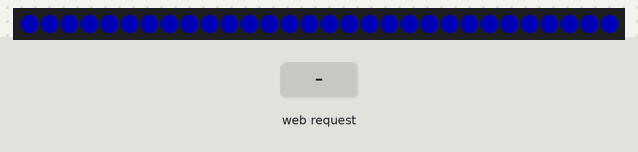
Recording of a sketch running on a simulated ESP32. Shown: 30 RGB LEDs in strip order, left to right. The test bench sets the inputs (shaded band). Dim RGB values are drawn brighter than linear; WiFi joins after 1.5 s; servers stay silent unless stated; what the sketch prints to the serial monitor is not drawn.

Above: at 3.2 s.
3.3 s: HTTP request GET / received
At 3.7 s:
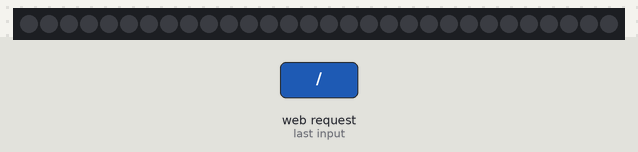
4.8 s: HTTP request GET / received
At 6.0 s:
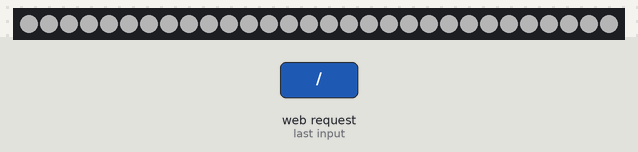
6.3 s: HTTP request GET /red received
At 7.4 s:
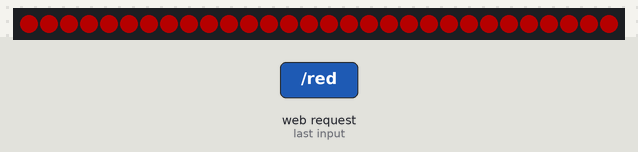
7.8 s: HTTP request GET /green received
At 8.6 s:
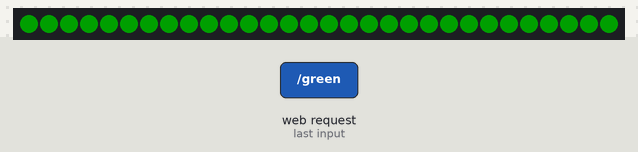
9.3 s: HTTP request GET /purple received
At 9.9 s:
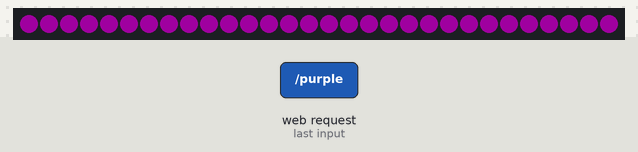
10.8 s: HTTP request GET /yellow received
At 11.1 s:
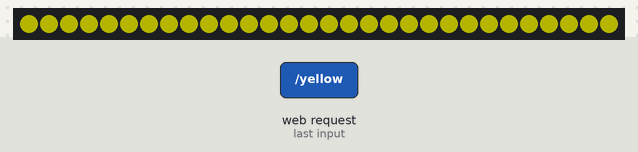
Timing chart, 0 to 13.3 s (numbered marks = the images above; inputs shaded):
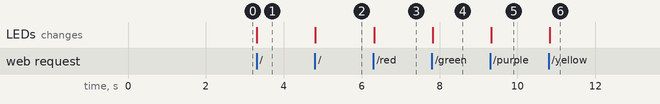

Measured:
- after the input at 3.3 s, the LEDs: change at once (image 1)
- after the input at 4.8 s, the LEDs: change at once (image 2)
- after the input at 6.3 s, the LEDs: change at once (image 3)
- after the input at 7.8 s, the LEDs: change at once (image 4)
- after the input at 9.3 s, the LEDs: change at once (image 5)
- after the input at 10.8 s, the LEDs: change at once (image 6)

The sketch:

nfc_led.ino
```cpp
#include <WiFi.h>
#include <WebServer.h>
#include <FastLED.h>

const char* ssid = "";
const char* password = "";

// WebServer object on port 80
WebServer server(80);

// LED Strip configuration
#define LED_PIN     13      // The pin connected to the DIN of the LED strip
#define NUM_LEDS    30      // Number of LEDs in the strip
#define BRIGHTNESS  64      // Brightness level (0-255)
#define LED_TYPE    WS2812B // Type of LED
#define COLOR_ORDER GRB     // Color order

CRGB leds[NUM_LEDS]; // Array for LED data


// LED state for the strip
bool ledStripOn = false;

void setup() {
  Serial.begin(115200);

  // Initialize LED strip
  FastLED.addLeds<LED_TYPE, LED_PIN, COLOR_ORDER>(leds, NUM_LEDS).setCorrection(TypicalLEDStrip);
  FastLED.setBrightness(BRIGHTNESS);
  FastLED.setCorrection(TypicalLEDStrip);


  ledStripOn = true;  // Set the default state of the LED strip to "on"
  fill_solid(leds, NUM_LEDS, CRGB::Blue); // Default color set to white
  FastLED.show();

  // Connect to Wi-Fi
  WiFi.begin(ssid, password);
  while (WiFi.status() != WL_CONNECTED) {
    delay(1000);
    Serial.println("Connecting to WiFi...");
  }
  Serial.println("Connected to WiFi");
  Serial.println("Server IP Address: " + WiFi.localIP().toString());

  // Define web server routes
  server.on("/", HTTP_GET, []() {
    if (ledStripOn) {
      ledStripOn = false;
      fill_solid(leds, NUM_LEDS, CRGB::Black); // Turn off LED strip
      FastLED.show();
      server.send(200, "text/plain", "LED Strip Turned Off");
    } else {
      ledStripOn = true;
      fill_solid(leds, NUM_LEDS, CRGB::White); // Set default color to blue
      FastLED.show();
      server.send(200, "text/plain", "LED Strip Turned On, try '/red', '/green', '/blue', 'purple', '/yellow', '/colors', '/white';)");
    }
  });

  server.on("/white", HTTP_GET, []() {
    if (ledStripOn) {
      fill_solid(leds, NUM_LEDS, CRGB::White);
      FastLED.show();
      server.send(200, "text/plain", "LED Strip Color Set to White");
    } else {
      server.send(200, "text/plain", "LED Strip is Off. Turn it on first.");
    }
  });

  server.on("/red", HTTP_GET, []() {
    if (ledStripOn) {
      fill_solid(leds, NUM_LEDS, CRGB::Red);
      FastLED.show();
      server.send(200, "text/plain", "LED Strip Color Set to Red");
    } else {
      server.send(200, "text/plain", "LED Strip is Off. Turn it on first.");
    }
  });

  server.on("/green", HTTP_GET, []() {
    if (ledStripOn) {
      fill_solid(leds, NUM_LEDS, CRGB::Green);
      FastLED.show();
      server.send(200, "text/plain", "LED Strip Color Set to Green");
    } else {
      server.send(200, "text/plain", "LED Strip is Off. Turn it on first.");
    }
  });

  server.on("/blue", HTTP_GET, []() {
    if (ledStripOn) {
      fill_solid(leds, NUM_LEDS, CRGB::Blue);
      FastLED.show();
      server.send(200, "text/plain", "LED Strip Color Set to Blue");
    } else {
      server.send(200, "text/plain", "LED Strip is Off. Turn it on first.");
    }
  });

   server.on("/purple", HTTP_GET, []() {
    if (ledStripOn) {
      fill_solid(leds, NUM_LEDS, CRGB::Purple);
      FastLED.show();
      server.send(200, "text/plain", "LED Strip Color Set to Purple");
    } else {
      server.send(200, "text/plain", "LED Strip is Off. Turn it on first.");
    }
  });

  server.on("/yellow", HTTP_GET, []() {
    if (ledStripOn) {
      fill_solid(leds, NUM_LEDS, CRGB::Yellow);
      FastLED.show();
      server.send(200, "text/plain", "LED Strip Color Set to Yellow");
    } else {
      server.send(200, "text/plain", "LED Strip is Off. Turn it on first.");
    }
  });

  server.begin();
  Serial.println("Server started");
}

void loop() {
  server.handleClient(); // Listen for client requests
  delay(100); // Optional: Add a delay to avoid constant polling
}
```
